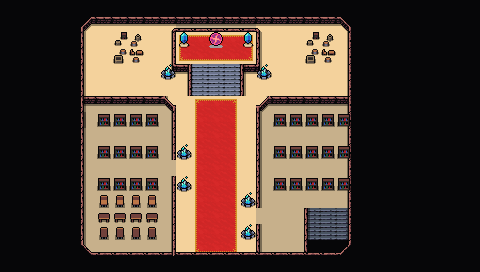

Below is a game level as drawn by its tile map, then a one-line description and the .tmx that defines it (tile-layer data replaced by summaries):
An orthogonal 30x17 tile map with 16x16 px tiles, 5 tile layers (Collision, Background, Walls, Walls Supplementary, ...), 3 tilesets and 16 objects.

<map version="1.10" tiledversion="1.11.2" orientation="orthogonal" renderorder="right-down" width="30" height="17" tilewidth="16" tileheight="16" infinite="0" nextlayerid="10" nextobjectid="85">
 <editorsettings>
  <export target="wastetown..tmx" format="tmx" />
 </editorsettings>
 <properties>
  <property name="dungeonEffect" value="{&quot;startBattleWithCard&quot;: [ &quot;Tome of the Infinite&quot;, &quot;Wizard Class|BLC&quot; ]}" />
 </properties>
 <tileset firstgid="1" source="../../../../common/maps/tileset/main.tsx" />
 <tileset firstgid="10113" source="../../../../common/maps/tileset/buildings.tsx" />
 <tileset firstgid="11905" source="../../../../common/maps/tileset/dungeon.tsx" />
 <layer id="9" name="Collision" width="30" height="17">
  <data>[510 cells, 16 non-empty, 1 distinct tile ids]</data>
 </layer>
 <layer id="1" name="Background" width="30" height="17">
  <data>[510 cells, 505 non-empty, 7 distinct tile ids]</data>
 </layer>
 <layer id="2" name="Walls" width="30" height="17">
  <data>[510 cells, 340 non-empty, 19 distinct tile ids]</data>
 </layer>
 <layer id="8" name="Walls Supplementary" width="30" height="17">
  <data>[510 cells, 138 non-empty, 25 distinct tile ids]</data>
 </layer>
 <layer id="3" name="Clutter" width="30" height="17">
  <properties>
   <property name="spriteLayer" type="bool" value="true" />
  </properties>
  <data>[510 cells, 67 non-empty, 19 distinct tile ids]</data>
 </layer>
 <objectgroup id="4" name="Objects">
  <object id="38" template="../../../../common/maps/obj/entry_up.tx" x="308.242" y="247.89" width="38.2392" height="39.9582">
   <properties>
    <property name="direction" value="up" />
    <property name="teleport" value="../Realm of Legends/maps/map/merfolkpool/Wizard_Palace_2.tmx" />
    <property name="teleportObjectId" value="69" />
   </properties>
  </object>
  <object id="68" template="../../../../common/maps/obj/enemy.tx" x="244.403" y="222.68">
   <properties>
    <property name="enemy" value="Kess" />
    <property name="threatRange" type="int" value="0" />
   </properties>
  </object>
  <object id="69" template="../../../../common/maps/obj/enemy.tx" x="158.128" y="175.811">
   <properties>
    <property name="enemy" value="Pol Jamaar" />
    <property name="threatRange" type="int" value="0" />
   </properties>
  </object>
  <object id="70" template="../../../../common/maps/obj/enemy.tx" x="207.248" y="99.6757">
   <properties>
    <property name="effect" value="{ &quot;startBattleWithCard&quot;: [ &quot;Crumbling Necropolis|C16&quot;, &quot;Sorcerer's Wand|DOM&quot;, &quot;Panharmonicon|KLD&quot;, &quot;Sage of Fables|MOR&quot; ]}" />
    <property name="enemy" value="Inalla" />
    <property name="spawn.Easy" type="bool" value="false" />
    <property name="spawn.Normal" type="bool" value="false" />
    <property name="speedModifier" type="float" value="30" />
    <property name="threatRange" type="int" value="30" />
   </properties>
  </object>
  <object id="71" template="../../../../common/maps/obj/booster.tx" x="96.1148" y="144.623">
   <properties>
    <property name="reward">[
  {
    "editions": [ "J25" ],
    "type": "card",
    "count": 10,
    "rarity": [ "Common" ]
  },
  {
    "editions": [ "J25" ],
    "type": "card",
    "count": 3,
    "rarity": [ "Uncommon" ]
  },
  {
    "editions": [ "J25" ],
    "type": "card",
    "count": 1,
    "rarity": [ "Rare", "Mythic Rare" ]
  }
]
</property>
   </properties>
  </object>
  <object id="72" template="../../../../common/maps/obj/booster.tx" x="96.204" y="176.106">
   <properties>
    <property name="reward">[
  {
    "editions": [ "J25" ],
    "type": "card",
    "count": 10,
    "rarity": [ "Common" ]
  },
  {
    "editions": [ "J25" ],
    "type": "card",
    "count": 3,
    "rarity": [ "Uncommon" ]
  },
  {
    "editions": [ "J25" ],
    "type": "card",
    "count": 1,
    "rarity": [ "Rare", "Mythic Rare" ]
  }
]
</property>
   </properties>
  </object>
  <object id="74" template="../../../../common/maps/obj/gold.tx" x="320.734" y="85.3346" />
  <object id="75" template="../../../../common/maps/obj/manashards.tx" x="279.96" y="50.668" />
  <object id="76" template="../../../../common/maps/obj/entry_up.tx" x="204.35" y="53.835" width="25.4153" height="17.3026">
   <properties>
    <property name="direction" value="down" />
    <property name="teleport" value="../Realm of Legends/maps/map/merfolkpool/Wizard_Palace_4.tmx" />
   </properties>
  </object>
  <object id="77" template="../../../../common/maps/obj/enemy.tx" x="260.2" y="176.687">
   <properties>
    <property name="enemy" value="Mairsil" />
    <property name="threatRange" type="int" value="0" />
   </properties>
  </object>
  <object id="79" template="../../../../common/maps/obj/dialog.tx" x="173.917" y="146.727" width="84.25" height="12.7121" visible="1">
   <properties>
    <property name="dialog">[
{
   "text": "As you approach the portal in the back of the chamber, a robed woman steps forward to stop you.
'So, you plan to challenge master Zur? You're not even fit to enter his inner sanctum. I, Inalla, archmage of rituals, shall put a stop to your invasion!'",
   "options": [{
      "name": "(Continue)", "action": [{"deleteMapObject":-1}]}]
}
]</property>
   </properties>
  </object>
  <object id="80" template="../../../../common/maps/obj/booster.tx" x="331.333" y="143">
   <properties>
    <property name="reward">[
  {
    "editions": [ "DMR" ],
    "type": "card",
    "count": 10,
    "rarity": [ "Common" ]
  },
  {
    "editions": [ "DMR" ],
    "type": "card",
    "count": 3,
    "rarity": [ "Uncommon" ]
  },
  {
    "editions": [ "DMR" ],
    "type": "card",
    "count": 1,
    "rarity": [ "Rare", "Mythic Rare" ]
  }
]
</property>
   </properties>
  </object>
  <object id="81" template="../../../../common/maps/obj/booster.tx" x="331.333" y="177.333">
   <properties>
    <property name="reward">[
  {
    "editions": [ "DMR" ],
    "type": "card",
    "count": 10,
    "rarity": [ "Common" ]
  },
  {
    "editions": [ "DMR" ],
    "type": "card",
    "count": 3,
    "rarity": [ "Uncommon" ]
  },
  {
    "editions": [ "DMR" ],
    "type": "card",
    "count": 1,
    "rarity": [ "Rare", "Mythic Rare" ]
  }
]
</property>
   </properties>
  </object>
  <object id="82" template="../../../../common/maps/obj/manashards.tx" x="90.3333" y="62" />
  <object id="83" template="../../../../common/maps/obj/scroll.tx" x="112" y="88.6667">
   <properties>
    <property name="reward">[ { "type": "card", 
"cardName": "Tome of the Infinite", 
"editions": [ "J21" ],
"count": 1 } ]</property>
   </properties>
  </object>
  <object id="84" template="../../../../common/maps/obj/enemy.tx" x="207.407" y="100.131">
   <properties>
    <property name="effect" value="{ &quot;startBattleWithCard&quot;: [ &quot;Crumbling Necropolis|C16&quot;, &quot;Sorcerer's Wand|DOM&quot;, &quot;Sage of Fables|MOR&quot; ]}" />
    <property name="enemy" value="Inalla" />
    <property name="spawn.Hard" type="bool" value="false" />
    <property name="spawn.Insane" type="bool" value="false" />
    <property name="speedModifier" type="float" value="30" />
    <property name="threatRange" type="int" value="30" />
   </properties>
  </object>
 </objectgroup>
</map>
